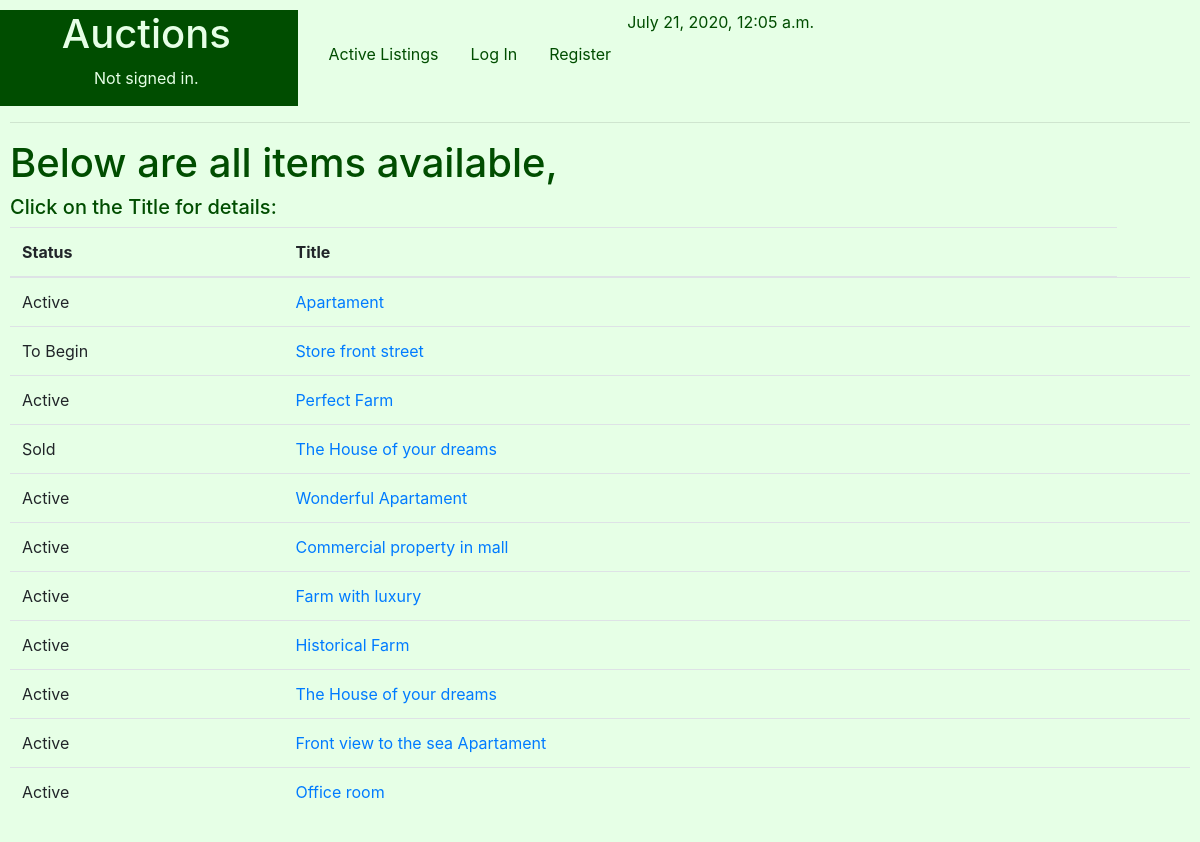
Screenshot of /Listings with the database file from the repository.
### auctions/models.py (models this page shows, shortened)
class Listings(models.Model):
    STATUS = (
        ('Active', 'Active - Receiving Bids'),
        ('To Begin', 'To Begin - De Auction didn´t start yet'),
        ('Closed', 'Closed - The seller gave up the auction'),
        ('Sold', 'Sold'),
    )
    Ltitle = models.CharField(help_text="Choose a title for your listing",max_length=50)
    Ccode=models.IntegerField(help_text="Categories Ex: 1-Apartament,2-Commercial,3-Farm, 4-House ") #foreign key from PropTypes
    Ldescription = models.CharField(max_length=250)
    Lprice = models.FloatField(help_text="starting bid Just USD") #initial price
    Ldatestart = models.DateField(help_text="Please use the following format: <em>YYYY-MM-DD</em>. for the auction start")
    Lduration = models.IntegerField(help_text="Duration expressed in days" )
    Luser = models.CharField(max_length=25)
    Limage= models.ImageField(upload_to="media", blank=True) #Name of the picture saved on static folder
    Lstatus = models.CharField(max_length=8, choices=STATUS )

### auctions/views.py (the view)
# urls.py: path("Listings", views.Listings_view, name="Listings"),
def Listings_view(request):
        d = datetime.datetime.now()
        context={
                "Listings": Listings.objects.all(),
                "d": d,
        }
        return render(request,"auctions/Listings.html", context)

### auctions/templates/auctions/listings.html (shortened to what this page needs)
{% extends "auctions/layout.html" %}
{% block body %}
<h1>Below are all items available,</h1>
<h5>Click on the Title for details:</h5>
<div class="form-group">
    <form >
        {% if Listings|length > 0 %}
            <div class="form-group">
                <table class="table">
                  <thead>
                    <tr>
                       <th scope="col">Status</th>
                       <th scope="col">Title</th>
                    </tr>
                  </thead>
                {%for Listed in Listings %}
                    <tr>
                        <td>{{ Listed.Lstatus }}</td>
                        <td><a  href = "">{{ Listed.Ltitle }}</a></td>
                        <td></td>
                    </tr>
                {% endfor %}
               </table>
            </div>
        {% else %}
            <div class="form-group">
                <output>No matches found</output>
            </div>
        {% endif %}
  </form>
</div>
{% endblock %}

### auctions/static/auctions/styles.css (style rules this page uses)
body { padding: 10px; }

### auctions/templates/auctions/layout.html (style rules this page uses)
body { background-color:#e6ffe6 ; color: #004d00; }

### rows the page displays
Listings: Lstatus "Active", Ltitle "Apartament"
Listings: Lstatus "To Begin", Ltitle "Store front street"
Listings: Lstatus "Active", Ltitle "Perfect Farm"
Listings: Lstatus "Sold", Ltitle "The House of your dreams"
Listings: Lstatus "Active", Ltitle "Wonderful Apartament"
Listings: Lstatus "Active", Ltitle "Commercial property in mall"
Listings: Lstatus "Active", Ltitle "Farm with luxury"
Listings: Lstatus "Active", Ltitle "Historical Farm"
Listings: Lstatus "Active", Ltitle "The House of your dreams"
Listings: Lstatus "Active", Ltitle "Front view to the sea Apartament"
Listings: Lstatus "Active", Ltitle "Office room"
